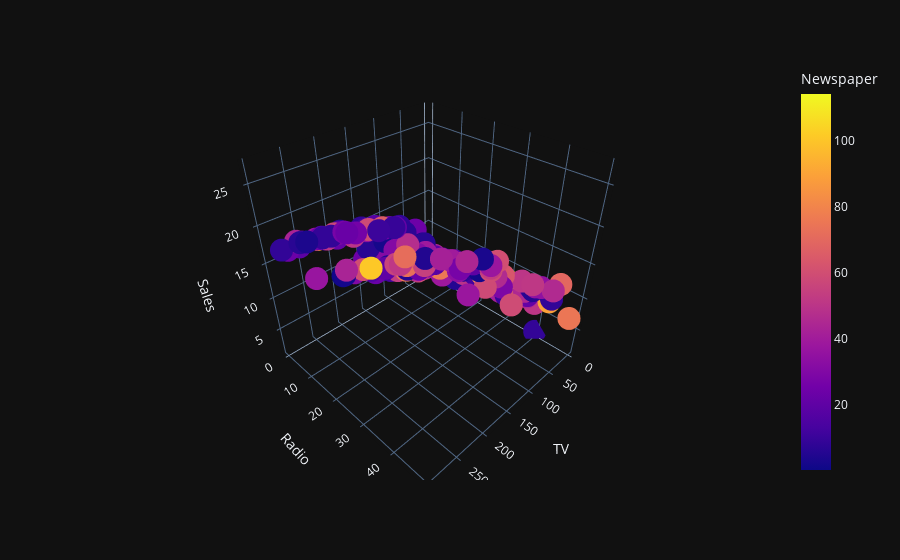

Notebook cell for this chart:
### Markdown cell above
#### 3.1
Visalization

### Code cell
df = pd.read_csv("advertising.csv")

fig = px.scatter_3d(df, x='TV', y='Radio', z='Sales', color='Newspaper')
fig.show()

### Figure 1 — Plotly figure (JSON) as saved in the notebook; plotly's stock layout.template omitted (floating-point values rounded to 4 significant figures; data arrays with more than 128 entries replaced by an {"elided": "..."} marker saying what was removed)
{"data": [{"hovertemplate": "TV=%{x}<br>Radio=%{y}<br>Sales=%{z}<br>Newspaper=%{marker.color}<extra></extra>", "legendgroup": "", "marker": {"color": {"elided": "200 float values"}, "coloraxis": "coloraxis", "symbol": "circle"}, "mode": "markers", "name": "", "scene": "scene", "showlegend": false, "x": {"elided": "200 float values"}, "y": {"elided": "200 float values"}, "z": {"elided": "200 float values"}, "type": "scatter3d"}], "layout": {"scene": {"domain": {"x": [0.0, 1.0], "y": [0.0, 1.0]}, "xaxis": {"title": {"text": "TV"}}, "yaxis": {"title": {"text": "Radio"}}, "zaxis": {"title": {"text": "Sales"}}}, "coloraxis": {"colorbar": {"title": {"text": "Newspaper"}}, "colorscale": [[0.0, "#0d0887"], [0.1111, "#46039f"], [0.2222, "#7201a8"], [0.3333, "#9c179e"], [0.4444, "#bd3786"], [0.5556, "#d8576b"], [0.6667, "#ed7953"], [0.7778, "#fb9f3a"], [0.8889, "#fdca26"], [1.0, "#f0f921"]]}, "legend": {"tracegroupgap": 0}, "margin": {"t": 60}}}
